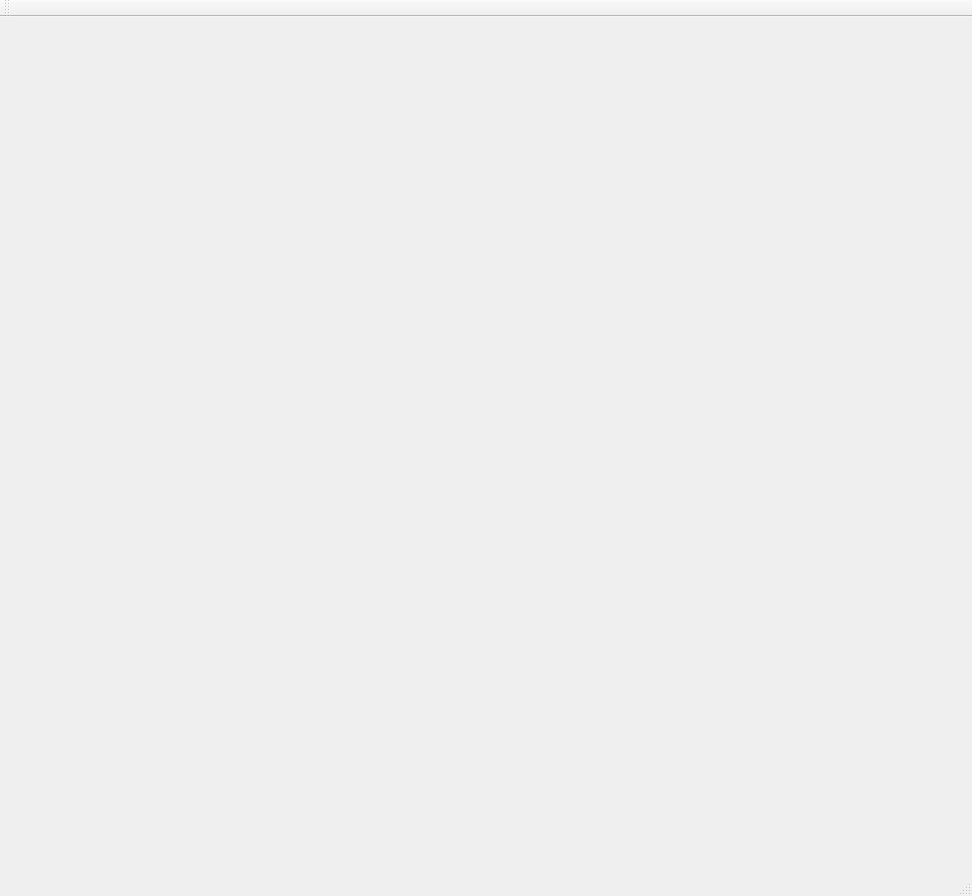
<?xml version="1.0" encoding="UTF-8"?>
<ui version="4.0">
 <class>MainWindow</class>
 <widget class="QMainWindow" name="MainWindow">
  <property name="geometry">
   <rect>
    <x>0</x>
    <y>0</y>
    <width>972</width>
    <height>896</height>
   </rect>
  </property>
  <property name="windowTitle">
   <string>MainWindow</string>
  </property>
  <widget class="QWidget" name="centralWidget"/>
  <widget class="QMenuBar" name="menuBar">
   <property name="geometry">
    <rect>
     <x>0</x>
     <y>0</y>
     <width>972</width>
     <height>39</height>
    </rect>
   </property>
  </widget>
  <widget class="QToolBar" name="mainToolBar">
   <attribute name="toolBarArea">
    <enum>TopToolBarArea</enum>
   </attribute>
   <attribute name="toolBarBreak">
    <bool>false</bool>
   </attribute>
  </widget>
  <widget class="QStatusBar" name="statusBar"/>
 </widget>
 <layoutdefault spacing="6" margin="11"/>
 <resources/>
 <connections/>
</ui>
